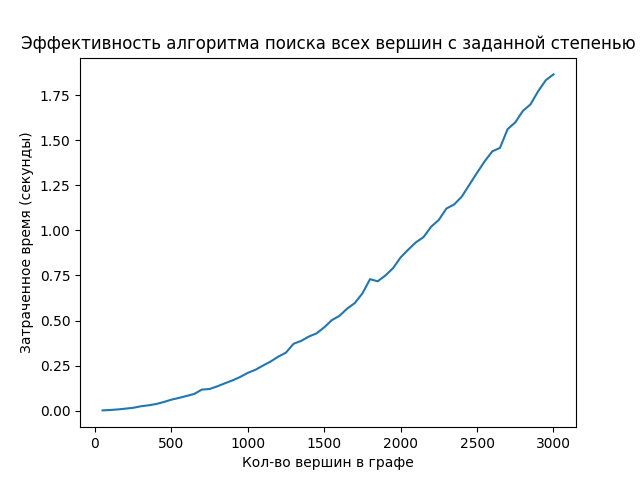

Source code (Python):
import matplotlib.pyplot as plt
from time import time

import gen
import solver

size, step = 3200, 100
steps = [i for i in range(step, size+step, step)]

data = []

for s in steps:
    graph = gen.generateGraph(s)

    start = time()

    ans = solver.solve(graph, s/10)

    elapsed = time() - start
    data.append(elapsed*100)
    print('Graph size: %d, time elapsed: %f, answer is: %d;' % (s, elapsed*100, len(ans)))

plt.plot(steps, data)
plt.title('Эффективность алгоритма поиска всех вершин с заданной степенью')
plt.xlabel('Кол-во вершин в графе')
plt.ylabel('Затраченное время (секунды)')
plt.savefig('analysis1.png')